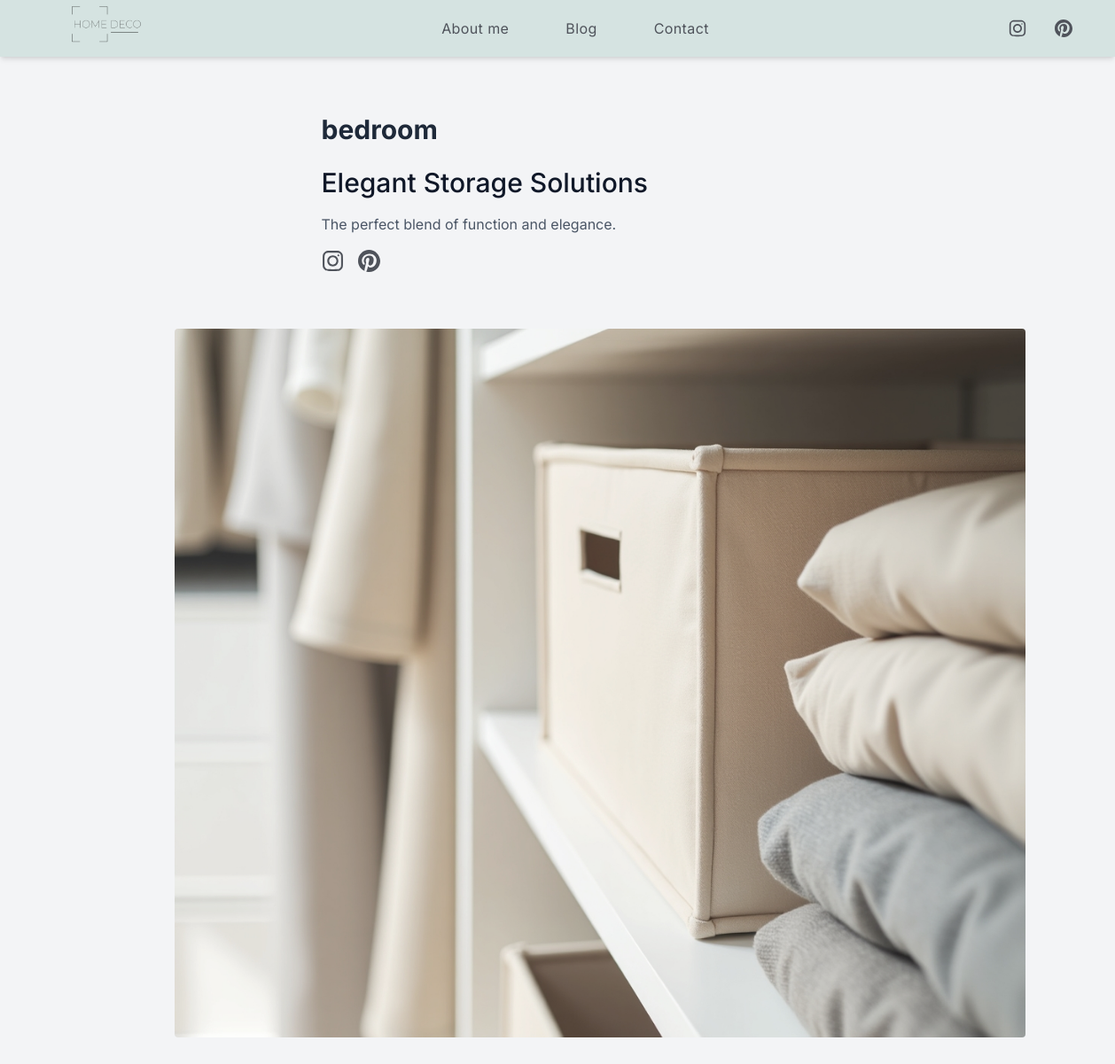
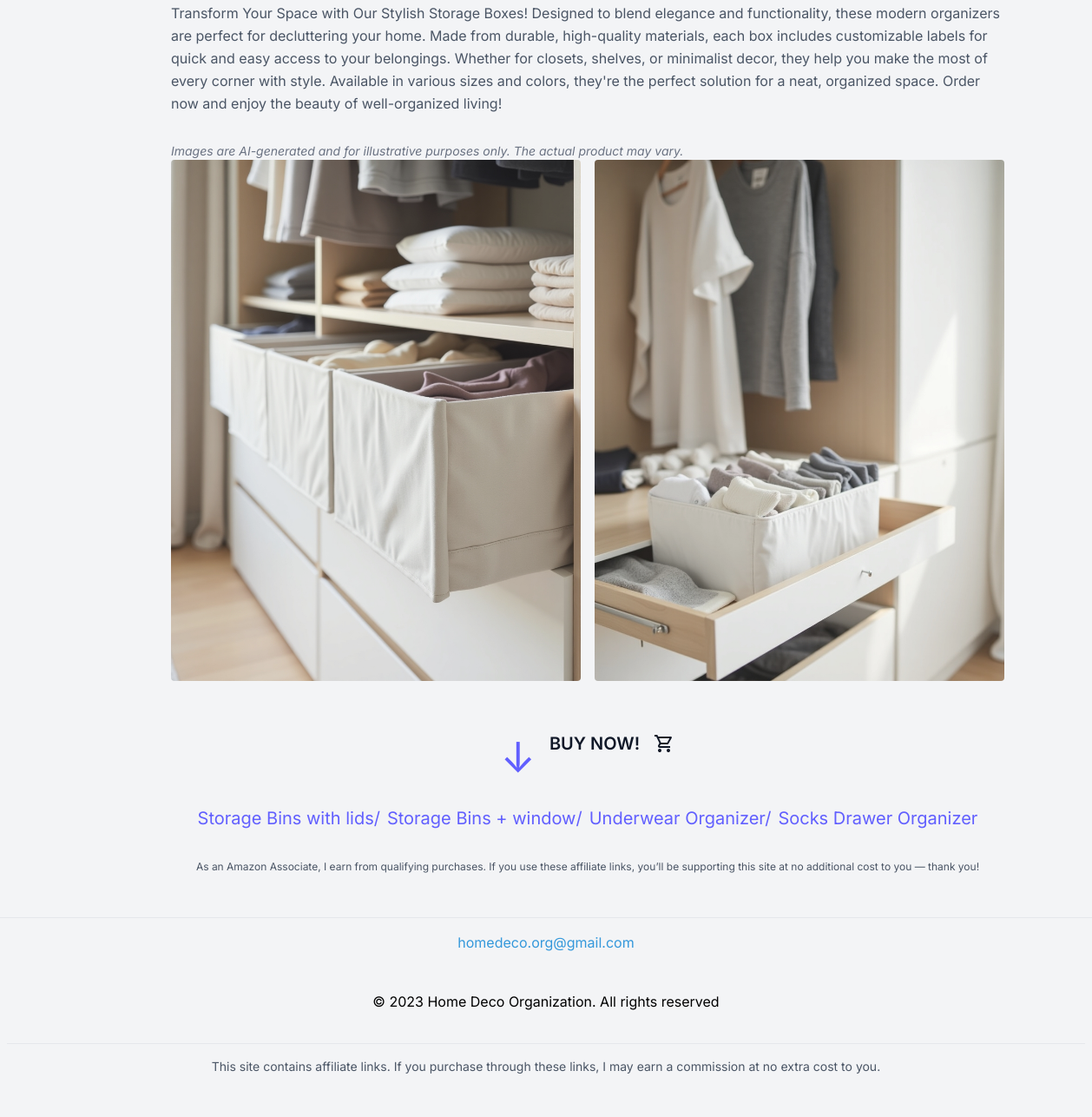
/post/6, run on the app's committed database (2 pictures, top to bottom).
### models.py (models this page shows)
class Post(db.Model):
    id = db.Column(db.Integer, primary_key=True)
    title = db.Column(db.String(100), nullable=False)
    description = db.Column(db.Text, nullable=False)
    slug = db.Column(db.String(50), nullable=False)
    image1 = db.Column(db.String(200))
    alttitle1 = db.Column(db.String(100))
    image2 = db.Column(db.String(200))
    alttitle2 = db.Column(db.String(100))
    image3 = db.Column(db.String(200))
    alttitle3 = db.Column(db.String(100))
    link1 = db.Column(db.String(200))
    label1 = db.Column(db.String(100), nullable=False)
    link2 = db.Column(db.String(200))
    label2 = db.Column(db.String(100), nullable=False)
    link3 = db.Column(db.String(200))
    label3 = db.Column(db.String(100), nullable=False)
    link4 = db.Column(db.String(200))
    label4 = db.Column(db.String(100), nullable=False)
    frase1 = db.Column(db.String(200), nullable=False)
    frase2 = db.Column(db.String(200), nullable=True)

### app.py (the view)
@app.route('/post/<int:id>', methods=['GET'])
def view_post(id):
        try:
            post = Post.query.get_or_404(id)
            return render_template('post.html', post=post)
        except Exception as e:
            print(f"Error retrieving post: {e}")
            return render_template('error.html', message="Post not found")

### templates/post.html
{% extends "layout.html" %}
{% block content %}
<section class="text-gray-600 md:ml-12 flex flex-col items-center justify-center w-screen">
  <div class="pt-32 px-8 md:px-0 w-full md:w-2/3 lg:w-1/2">
    <div class="flex flex-col justify-start text-left mb-16 ">
      <h3 class="text-3xl font-bold mb-6 text-gray-800">{{ post.slug }}</h3>
      <h1 class="sm:text-3xl text-2xl font-medium title-font mb-4 text-gray-900 text-left">{{ post.title}}</h1>
      <p class="leading-relaxed text-base text-left">{{ post.frase1 }}</p>
      <ul class="flex flex-row mt-4">
        <li class="pr-4 cursor-pointer"><a href="https://www.instagram.com/homedecoorganization/"
     target="_blank" rel="noopener noreferrer"><img src="{{ url_for('static', filename='images/IG.svg') }}" alt="Share with Instagram" width=25px ></a></li>
        <li class="pr-4 cursor-pointer"><a id="share-pinterest" href="https://www.pinterest.com/homedecoorganization/"
     target="_blank" rel="noopener noreferrer"><img src="{{ url_for('static', filename='images/pinterest.svg') }}" alt="Share with Pinterest" width=25px ></a></li>
        </ul>
    </div>
  </div>
  <div class="px-8 py-0 flex flex-wrap md:flex-nowrap md:items-start md:justify-start md:flex-col max-w-screen-lg">
    <div class="w-full">
      <div class="flex flex-wrap w-full bg-gray-100 py-32 px-10 relative mb-4 h-[500px] md:h-[800px] rounded">
        <img alt="{{ post.alttitle1 }}" class="w-full object-cover h-full object-center block opacity-90 absolute inset-0 rounded" src="{{ post.image1 }}">
      </div>
     <p class="py-4 leading-relaxed text-base text-left mb-4">{{ post.description }}</p>
      <p class="text-sm text-gray-500 mt-4 italic">
  Images are AI-generated and for illustrative purposes only. The actual product may vary.
</p>
      <div class="flex flex-wrap -mx-2 gap-4 md:gap-0">
        <div class="px-2 w-full md:w-1/2">
          <div class="flex flex-wrap w-full bg-gray-100 sm:py-24 py-16 sm:px-10 px-6 relative h-[500px] md:h-[600px] rounded">
            <img alt="{{ post.alttitle2 }}" class="w-full object-cover h-full object-center block opacity-90 absolute inset-0 rounded" src="{{ post.image2 }}">
          </div>
        </div>
        <div class="px-2 w-full md:w-1/2">
          <div class="flex flex-wrap w-full bg-gray-100 sm:py-24 py-16 sm:px-10 px-6 relative h-[500px] md:h-[600px] rounded">
            <img alt="{{ post.alttitle3 }}" class="w-full object-cover h-full object-center block opacity-90 absolute inset-0 rounded" src="{{ post.image3 }}">
          </div>
        </div>
        <div class="flex items-center flex-row justify-center gap-4 cursor-pointer w-full py-8 ">
          <div class="flex justify-center mt-8">
            <div class="animate-bounce text-5xl text-indigo-500 cursor-default">
              ↓
            </div>
          </div>
          <h3 class="text-xl font-semibold text-gray-900 cursor-default">BUY NOW!</h3>
          <img src="{{ url_for('static', filename='images/shopping2.svg') }}" alt="shop icon" class="cursor-default">
        </div>
        <div class="flex items-center flex-col md:flex-row justify-center gap-2 cursor-pointer w-full">
          <a href="{{ post.link1 }}" target="_blank" class="text-indigo-500 hover:underline text-xl" rel="nofollow">{{ post.label1 }}/</a>
          <a href="{{ post.link2 }}" target="_blank" class="text-indigo-500 hover:underline text-xl" rel="nofollow">{{ post.label2 }}/</a>
          <a href="{{ post.link3 }}" target="_blank" class="text-indigo-500 hover:underline text-xl" rel="nofollow">{{ post.label3 }}/</a>
          <a href="{{ post.link4 }}" target="_blank" class="text-indigo-500 hover:underline text-xl" rel="nofollow">{{ post.label4 }}</a>
        </div>
      </div>
    <p class="pb-8 leading-relaxed py-8 text-xs text-center">{{ post.frase2}}</p>
    </div>
  </div>
</section>
{% endblock %}

### static/css/main.css (style rules this page uses)
* { font-family: "inter", sans-serif; }

### data on the page
Post: slug "bedroom", title "Elegant Storage Solutions", frase1 "The perfect blend of function and elegance.", image1 (picture), description "Transform Your Space with Our Stylish Storage Boxes! Designed to blend elegance and functionality, these modern organizers are perfect for decluttering your home. Made from durable, high-quality materials, each box includes customizable labels for quick and easy access to your belongings. Whether for closets, shelves, or minimalist decor, they help you make the most of every corner with style. Available in various sizes and colors, they're the perfect solution for a neat, organized space. Order now and enjoy the beauty of well-organized living!", image2 (picture), image3 (picture), label1 "Storage Bins with lids", label2 "Storage Bins + window", label3 "Underwear Organizer", label4 "Socks Drawer Organizer", frase2 "As an Amazon Associate, I earn from qualifying purchases. If you use these affiliate links, you’ll be supporting this site at no additional cost to you — thank you!"
